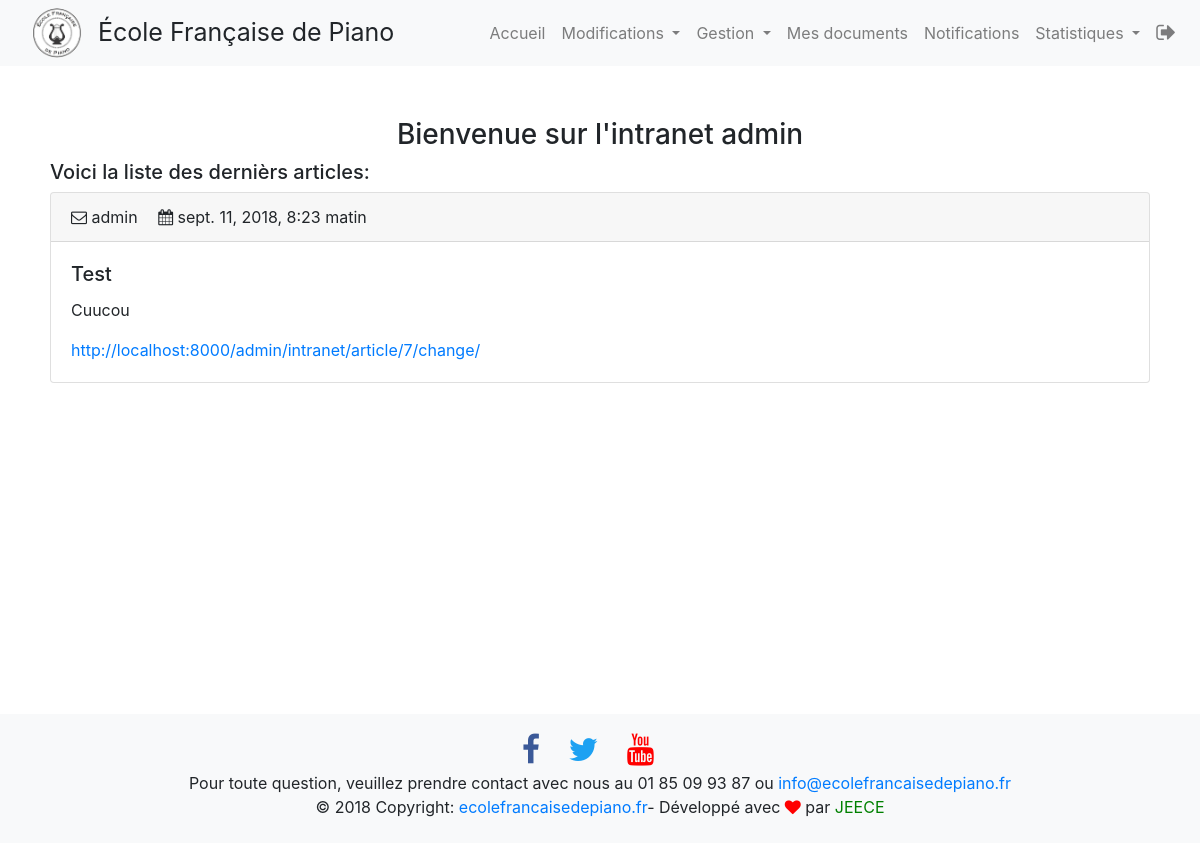
/intranet/ (signed in), run on an earlier commit of the app's database.
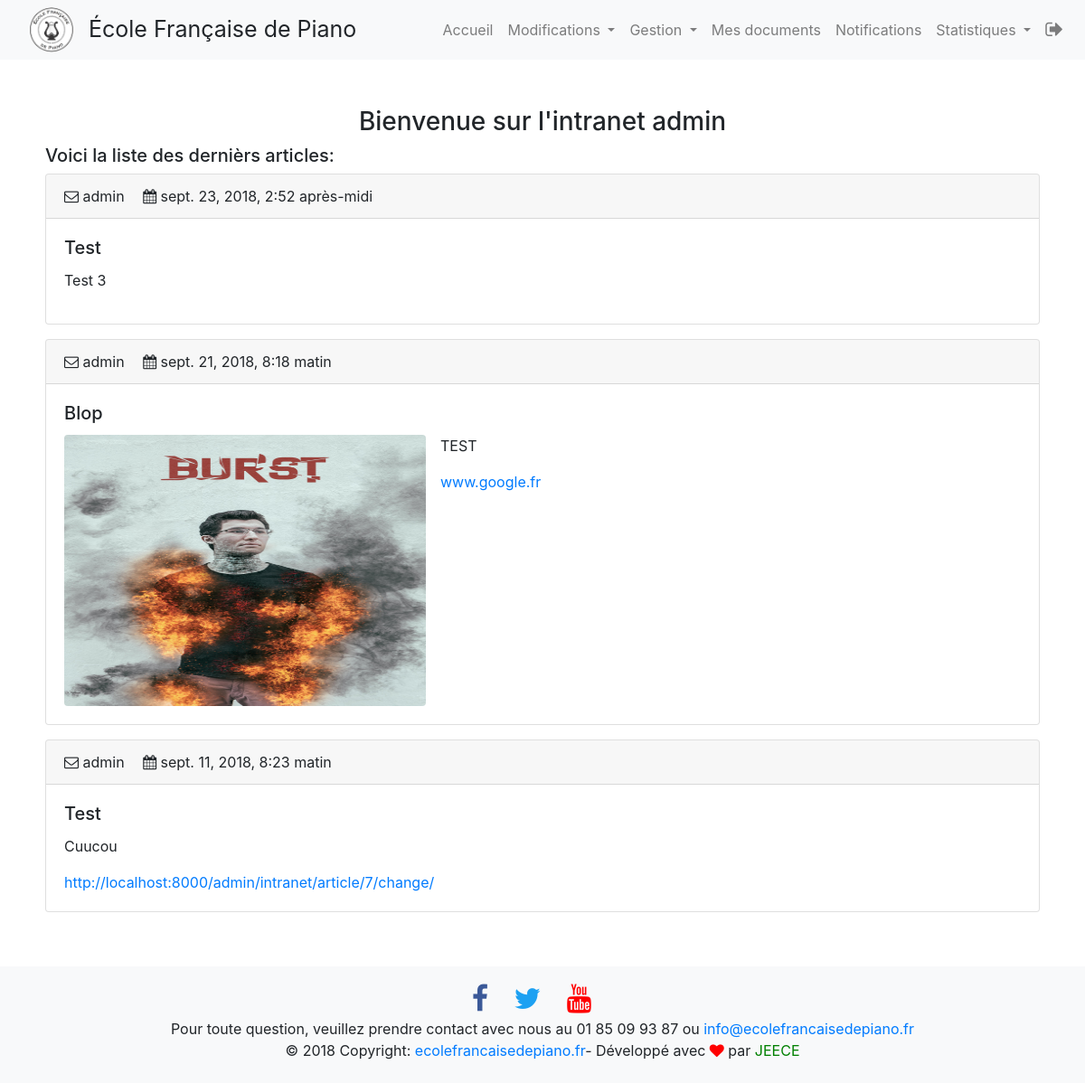
And on a later commit of the database.
### intranet/models.py (models this page shows, shortened)
class Article(models.Model):
    titre = models.CharField(max_length=100)
    auteur = models.CharField(max_length=50, default="admin")
    contenu = models.TextField(null=True)
    lien = models.CharField(max_length=150,null=True, blank=True)
    photo = models.FileField(upload_to="photos/", default=None, blank=True, null=True)
    date = models.DateTimeField(default=timezone.now,verbose_name="Date de parution")
    class Meta:
        verbose_name = "article"
        ordering = ['date']

### intranet/views.py (the view)
# urls.py: path('', views.accueil, name='base'),
@login_required
def accueil(request):
    if not request.user.userprofile.is_adherent:
        return redirect('intranet:creation_inscription')
    """ Redirection apres connexion, ici seront afficher les articles du blog"""
    articles_list = reversed(Article.objects.all()) # Nous sélectionnons tous nos articles
    return render(request, 'intranet/accueil.html', locals())

### intranet/templates/intranet/accueil.html (shortened to what this page needs)
{% extends 'intranet/base.html' %}
{% block nav_bar %}
{% include 'intranet/nav_bar.html' %}
{% endblock nav_bar %}
{% block content %}
 <div class="container container_extras" >
     <h3 class="text-center mt-2"> Bienvenue sur l'intranet {{ user.username }} </h3>
     <h5>Voici la liste des dernièrs articles:</h5>
     {% if articles_list %}
        {% for art in articles_list %}
        <div class="card mb-3">
            <div class="card-header"><i class="fa fa-envelope-o" aria-hidden="true"></i> {{art.auteur}} <i class="fa fa-calendar ml-3" aria-hidden="true"></i> <span class="text-xl-right">{{art.date}}</span></div>
            <div class="card-body">
                <h5 class="card-title">{{art.titre}}</h5>
                {% if art.photo %}
                    <img src="{{ art.photo.url }}" class="img-responsive rounded mr-3" height=300 width=400 align="left">
                    <div class="card-text" style="padding-left: 400px;">{{art.contenu|linebreaks }}</div>
                {% else %}
                 <div class="card-text">{{art.contenu|linebreaks }} </div>
                {% endif %}
                {% if art.lien %}
                    <a target="_blank" href="{{art.lien}}">{{art.lien}}</a>
                {% endif %}
            </div>
        </div>
        {% endfor %}
     {% else %}
     <p>Il n'y pas encore d'articles !</p>
     {% endif %}
 </div>
{% endblock content %}
{% block footer %}
{% include 'intranet/footer.html' %}
{% endblock footer %}

What changed in the data, as far as the page shows it:
added Article: auteur "admin", date "sept. 23, 2018, 2:52 après-midi", titre "Test", contenu "Test 3"
added Article: auteur "admin", date "sept. 21, 2018, 8:18 matin", titre "Blop", photo (picture), contenu "TEST", lien "www.google.fr"
